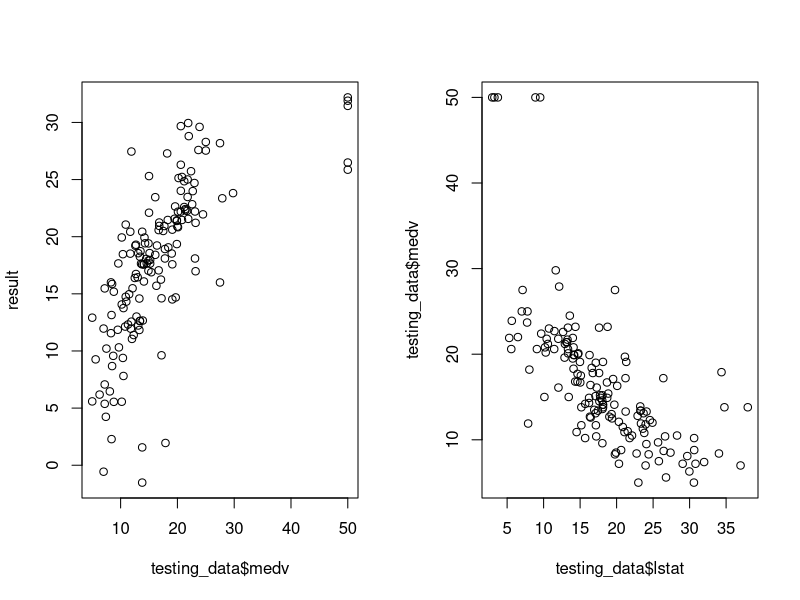

Recreate this plot in R.
# install.packages("MASS");
library(MASS);

# 70% split
size=nrow(Boston)
split_index=floor(size*0.7)
size1=split_index
size2=size-split_index

# splitting
training_data=Boston[1:split_index,]
testing_data=Boston[split_index+1:size,]
rownames(testing_data)=NULL # to start indexing from 1 else it starts from split_index+1
testing_data=testing_data[1:size2,]

# creating model
y=training_data$medv;
x=training_data$lstat;
myModel=lm(y~x);

# predicting
data=data.frame(x=testing_data$lstat);
result=predict(myModel,data)

# plotting
par(mfrow=c(1,2));
plot(testing_data$medv,result);
plot(testing_data$lstat,testing_data$medv)